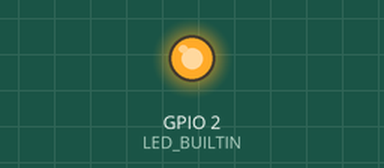
Recording of a sketch running on a simulated ESP8266 (NodeMCU). On the bench: output pins drawn as LEDs (lit = HIGH, except the on-board LED, lit = LOW). WiFi joins after 1.5 s; servers stay silent unless stated; a WiFi scan finds three made-up networks; what the sketch prints to the serial monitor is not drawn.

Above: at 1.2 s.
Timing chart, 0 to 3.0 s (numbered marks = the images above):
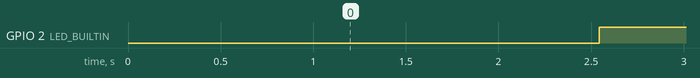

Measured:
- by itself, GPIO 2 (LED_BUILTIN): alternates HIGH for 0.50 s and LOW for 0.50 s

The sketch:

WiFiScanner_test_1.ino
```cpp
#include <ESP8266WiFi.h>

const char* ssid     = "lucky_home";
const char* password = "laxmish53";

void setup() {
  pinMode(LED_BUILTIN, OUTPUT);
    pinMode(2, OUTPUT);
  Serial.begin(115200);
  delay(10);

  // We start by connecting to a WiFi network
  Serial.println();
  Serial.println();
  Serial.print("Connecting to ");
  Serial.println(ssid);

  WiFi.begin(ssid, password);

}
void loop()
{
  if (WiFi.status() != WL_CONNECTED)
     {
     Serial.println("scan start");
  // WiFi.scanNetworks will return the number of networks found
  int n = WiFi.scanNetworks();
  Serial.println("scan done");
  if (n == 0)
    Serial.println("no networks found");
  else
  {
    Serial.print(n);
    Serial.println(" networks found");
    for (int i = 0; i < n; ++i)
    {
      // Print SSID and RSSI for each network found
      Serial.print(i + 1);
      Serial.print(": ");
      Serial.print(WiFi.SSID(i));
      Serial.print(" (");
      Serial.print(WiFi.RSSI(i));
      Serial.print(")");
      Serial.println((WiFi.encryptionType(i) == ENC_TYPE_NONE)?" ":"*");
      delay(10);
    }
  }
  Serial.println("");

}

   if (WiFi.status() == WL_CONNECT_FAILED)
  {
    for (int i=0;i<5;i++)
    {
      digitalWrite(2, LOW);   // Turn the LED on (Note that LOW is the voltage level
      delay(1000);                      // Wait for a second
      digitalWrite(2, HIGH);  // Turn the LED off by making the voltage HIGH3
      delay(2000);
  }
  }
  if(WiFi.status() == WL_CONNECTED)
  {
    digitalWrite(LED_BUILTIN, LOW);   // Turn the LED on (Note that LOW is the voltage level
    delay(500);
     digitalWrite(LED_BUILTIN, HIGH);  // Turn the LED off by making the voltage HIGH
      delay(500);
      digitalWrite(LED_BUILTIN, LOW);   // Turn the LED on (Note that LOW is the voltage level
   Serial.println("");
  Serial.println("WiFi connected");
  Serial.println("IP address: ");
  Serial.println(WiFi.localIP());
  Serial.print("You're connected to the network");
  Serial.print(ssid);
  }
  }
```
